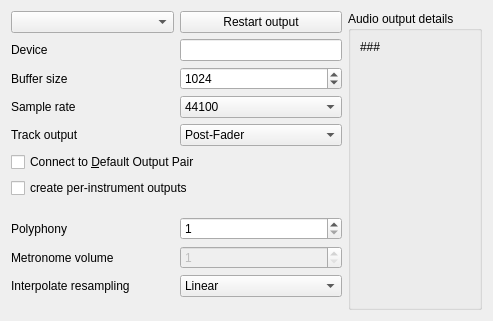
     <widget class="QWidget" name="tab_2">
      <attribute name="title">
       <string>Audio &amp;System</string>
      </attribute>
      <layout class="QHBoxLayout" name="horizontalLayout_7">
       <item>
        <layout class="QVBoxLayout" name="verticalLayout">
         <item>
          <layout class="QHBoxLayout" name="horizontalLayout">
           <item>
            <widget class="QComboBox" name="driverComboBox"/>
           </item>
           <item>
            <widget class="QPushButton" name="restartDriverBtn">
             <property name="text">
              <string>Restart output</string>
             </property>
            </widget>
           </item>
          </layout>
         </item>
         <item>
          <layout class="QGridLayout">
           <item row="1" column="1">
            <widget class="QSpinBox" name="bufferSizeSpinBox">
             <property name="minimumSize">
              <size>
               <width>0</width>
               <height>22</height>
              </size>
             </property>
             <property name="minimum">
              <number>100</number>
             </property>
             <property name="maximum">
              <number>5000</number>
             </property>
             <property name="singleStep">
              <number>100</number>
             </property>
             <property name="value">
              <number>1024</number>
             </property>
            </widget>
           </item>
           <item row="2" column="0">
            <widget class="QLabel" name="sampleRateLbl">
             <property name="minimumSize">
              <size>
               <width>0</width>
               <height>22</height>
              </size>
             </property>
             <property name="text">
              <string>Sample rate</string>
             </property>
            </widget>
           </item>
           <item row="0" column="0">
            <widget class="QLabel" name="audioDeviceLbl">
             <property name="text">
              <string>Device</string>
             </property>
            </widget>
           </item>
           <item row="1" column="0">
            <widget class="QLabel" name="buffer_sizeLbl">
             <property name="minimumSize">
              <size>
               <width>0</width>
               <height>22</height>
              </size>
             </property>
             <property name="text">
              <string>Buffer size</string>
             </property>
            </widget>
           </item>
           <item row="0" column="1">
            <widget class="QLineEdit" name="m_pAudioDeviceTxt">
             <property name="sizePolicy">
              <sizepolicy hsizetype="Minimum" vsizetype="Fixed">
               <horstretch>0</horstretch>
               <verstretch>0</verstretch>
              </sizepolicy>
             </property>
            </widget>
           </item>
           <item row="2" column="1">
            <widget class="QComboBox" name="sampleRateComboBox">
             <property name="currentIndex">
              <number>0</number>
             </property>
             <item>
              <property name="text">
               <string>44100</string>
              </property>
             </item>
             <item>
              <property name="text">
               <string>48000</string>
              </property>
             </item>
             <item>
              <property name="text">
               <string>88200</string>
              </property>
             </item>
             <item>
              <property name="text">
               <string>96000</string>
              </property>
             </item>
            </widget>
           </item>
           <item row="3" column="1">
            <widget class="QComboBox" name="trackOutputComboBox">
             <property name="currentIndex">
              <number>0</number>
             </property>
             <item>
              <property name="text">
               <string>Post-Fader</string>
              </property>
             </item>
             <item>
              <property name="text">
               <string>Pre-Fader</string>
              </property>
             </item>
            </widget>
           </item>
           <item row="3" column="0">
            <widget class="QLabel" name="trackOutLbl">
             <property name="minimumSize">
              <size>
               <width>0</width>
               <height>22</height>
              </size>
             </property>
             <property name="text">
              <string>Track output</string>
             </property>
            </widget>
           </item>
          </layout>
         </item>
         <item>
          <layout class="QVBoxLayout">
           <property name="spacing">
            <number>6</number>
           </property>
           <item>
            <widget class="QCheckBox" name="connectDefaultsCheckBox">
             <property name="text">
              <string>Connect to &amp;Default Output Pair</string>
             </property>
             <property name="shortcut">
              <string>Alt+D</string>
             </property>
            </widget>
           </item>
           <item>
            <widget class="QCheckBox" name="trackOutsCheckBox">
             <property name="text">
              <string>create per-instrument outputs</string>
             </property>
             <property name="shortcut">
              <string>Alt+D</string>
             </property>
            </widget>
           </item>
          </layout>
         </item>
         <item>
          <spacer name="verticalSpacer">
           <property name="orientation">
            <enum>Qt::Vertical</enum>
           </property>
           <property name="sizeHint" stdset="0">
            <size>
             <width>331</width>
             <height>13</height>
            </size>
           </property>
          </spacer>
         </item>
         <item>
          <layout class="QGridLayout">
           <item row="0" column="1">
            <widget class="QSpinBox" name="maxVoicesTxt">
             <property name="minimumSize">
              <size>
               <width>0</width>
               <height>22</height>
              </size>
             </property>
             <property name="minimum">
              <number>1</number>
             </property>
             <property name="maximum">
              <number>512</number>
             </property>
            </widget>
           </item>
           <item row="1" column="1">
            <widget class="QSpinBox" name="metronomeVolumeSpinBox">
             <property name="enabled">
              <bool>false</bool>
             </property>
             <property name="minimumSize">
              <size>
               <width>0</width>
               <height>22</height>
              </size>
             </property>
             <property name="minimum">
              <number>1</number>
             </property>
             <property name="maximum">
              <number>100</number>
             </property>
            </widget>
           </item>
           <item row="1" column="0">
            <widget class="QLabel" name="TextLabel1_4">
             <property name="minimumSize">
              <size>
               <width>0</width>
               <height>22</height>
              </size>
             </property>
             <property name="text">
              <string>Metronome volume</string>
             </property>
            </widget>
           </item>
           <item row="0" column="0">
            <widget class="QLabel" name="textLabel3_3">
             <property name="text">
              <string>Polyphony</string>
             </property>
            </widget>
           </item>
          </layout>
         </item>
         <item>
          <layout class="QHBoxLayout" name="horizontalLayout_3">
           <item>
            <widget class="QLabel" name="resapelingLbl">
             <property name="text">
              <string>Interpolate resampling</string>
             </property>
            </widget>
           </item>
           <item>
            <widget class="QComboBox" name="resampleComboBox">
             <item>
              <property name="text">
               <string>Linear</string>
              </property>
             </item>
             <item>
              <property name="text">
               <string>Cosine</string>
              </property>
             </item>
             <item>
              <property name="text">
               <string>Third</string>
              </property>
             </item>
             <item>
              <property name="text">
               <string>Cubic</string>
              </property>
             </item>
             <item>
              <property name="text">
               <string>Hermite</string>
              </property>
             </item>
            </widget>
           </item>
          </layout>
         </item>
         <item>
          <spacer name="verticalSpacer_2">
           <property name="orientation">
            <enum>Qt::Vertical</enum>
           </property>
           <property name="sizeHint" stdset="0">
            <size>
             <width>331</width>
             <height>13</height>
            </size>
           </property>
          </spacer>
         </item>
        </layout>
       </item>
       <item>
        <widget class="QGroupBox" name="groupBox">
         <property name="title">
          <string>Audio output details</string>
         </property>
         <layout class="QVBoxLayout">
          <item>
           <widget class="QLabel" name="driverInfoLbl">
            <property name="text">
             <string>###</string>
            </property>
            <property name="alignment">
             <set>Qt::AlignTop</set>
            </property>
            <property name="wordWrap">
             <bool>true</bool>
            </property>
           </widget>
          </item>
         </layout>
        </widget>
       </item>
      </layout>
     </widget>
